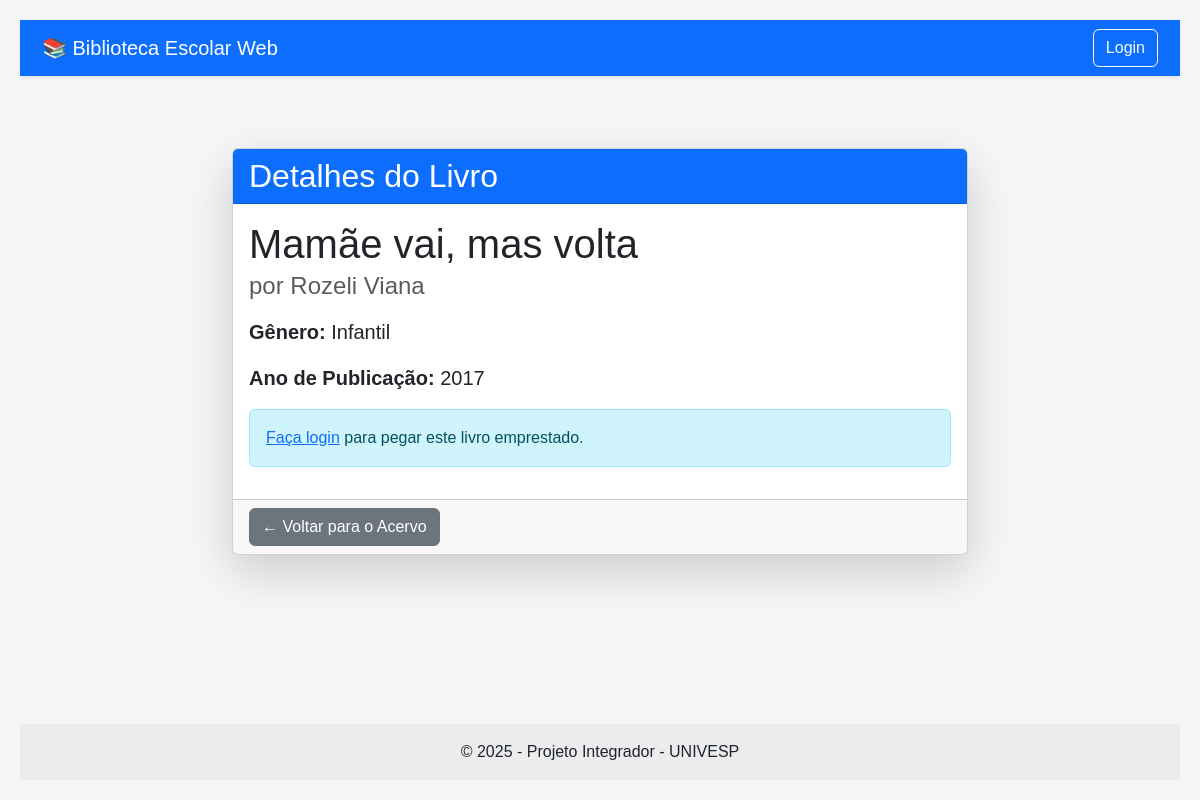
Page /livro/14/ on the committed database.
### acervo/models.py (models this page shows, shortened)
class Livro(models.Model):
    titulo = models.CharField(max_length=200, verbose_name="Título")
    autor = models.CharField(max_length=100, verbose_name="Autor")
    genero = models.CharField(max_length=50, verbose_name="Gênero")
    ano_publicacao = models.IntegerField(verbose_name="Ano de Publicação")
    class Meta:
        verbose_name = "Livro"
        verbose_name_plural = "Livros"

### acervo/views.py (the view)
# urls.py: path('livro/<int:livro_id>/', views.detalhe_livro, name='detalhe_livro'),
def detalhe_livro(request, livro_id):
    livro = get_object_or_404(Livro, pk=livro_id)
    emprestimo_ativo = Emprestimo.objects.filter(livro=livro, devolvido=False).first()
    contexto = {
        'livro': livro,
        'emprestimo_ativo': emprestimo_ativo
    }
    return render(request, 'acervo/detalhe_livro.html', contexto)

### acervo/templates/acervo/detalhe_livro.html (shortened to what this page needs)
{% extends 'base.html' %}
{% block content %}
<div class="row mt-5">
  <div class="col-md-8 offset-md-2">
    <div class="card shadow-lg">
      <div class="card-header bg-primary text-white">
        <h2 class="mb-0">Detalhes do Livro</h2>
      </div>
      <div class="card-body">
        <h1 class="card-title">{{ livro.titulo }}</h1>
        <h4 class="card-subtitle mb-3 text-muted">por {{ livro.autor }}</h4>
        <p class="fs-5"><strong>Gênero:</strong> {{ livro.genero }}</p>
        <p class="fs-5"><strong>Ano de Publicação:</strong> {{ livro.ano_publicacao }}</p>
<div class="mt-3">
          {% if user.is_authenticated %}
            {% if emprestimo_ativo %}
              <div class="alert alert-warning" role="alert">
                <strong>Indisponível!</strong> Este livro foi emprestado por {{ emprestimo_ativo.usuario.username }} e a data de devolução é {{ emprestimo_ativo.data_devolucao|date:"d/m/Y" }}.
              </div>
            {% else %}
              <a href="{% url 'emprestar_livro' livro.id %}" class="btn btn-success btn-lg">Pegar Emprestado</a>
            {% endif %}
          {% else %}
            <div class="alert alert-info" role="alert">
              <a href="{% url 'login' %}?next={{ request.path }}">Faça login</a> para pegar este livro emprestado.
            </div>
          {% endif %}
        </div>
      </div>
      <div class="card-footer text-muted">
        <a href="{% url 'index' %}" class="btn btn-secondary">← Voltar para o Acervo</a>
      </div>
    </div>
  </div>
</div>
{% endblock %}

### acervo/static/css/style.css (style rules this page uses)
body { font-family: Arial, sans-serif; margin: 0; padding: 20px; background-color: #f6f6f6; }

### rows in the picture
Livro: titulo "Mamãe vai, mas volta", autor "Rozeli Viana", genero "Infantil", ano_publicacao "2017"
